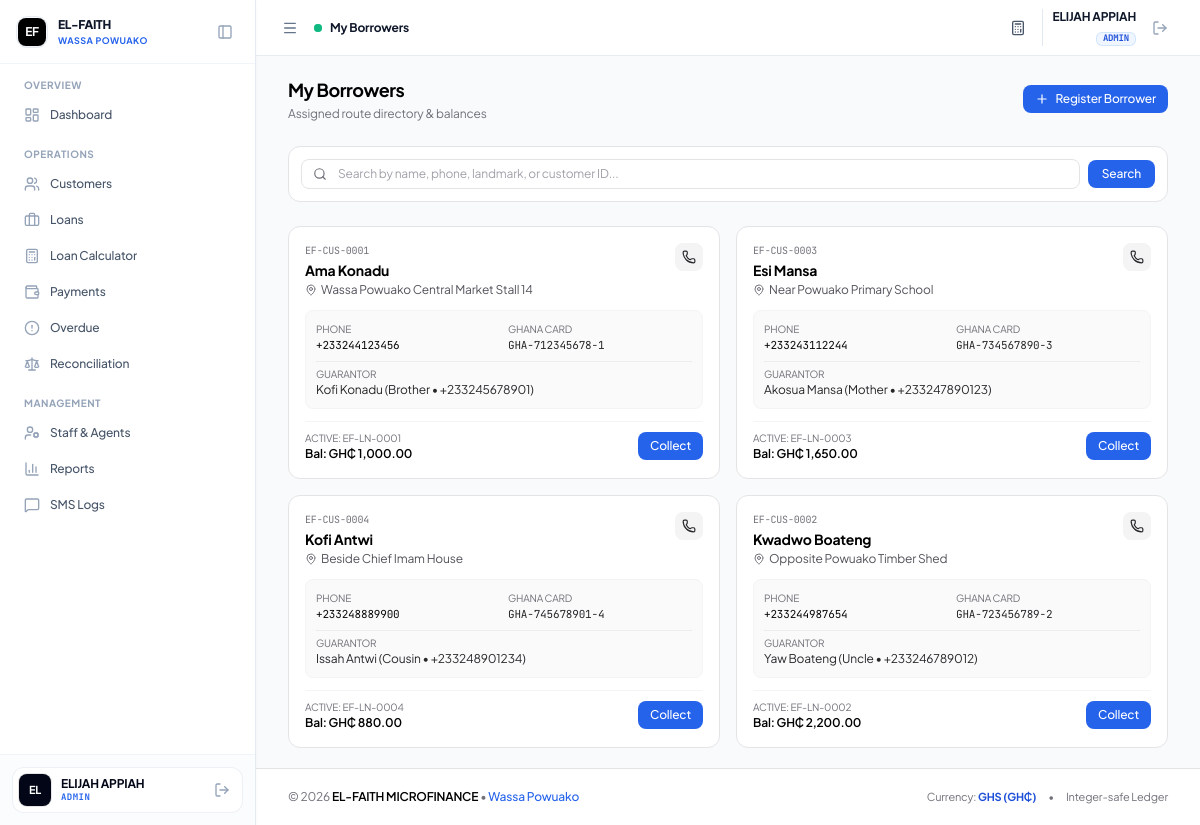
Screenshot of /agent/my_customers.php (signed in) with the database file from the repository.
### tables this page shows
CREATE TABLE IF NOT EXISTS `loans` (
  `id` INT AUTO_INCREMENT PRIMARY KEY,
  `uuid` VARCHAR(36) NOT NULL UNIQUE,
  `loan_code` VARCHAR(30) NOT NULL UNIQUE,
  `customer_id` INT NOT NULL,
  `agent_id` INT NULL,
  `principal_pesewas` BIGINT NOT NULL,
  `interest_rate` DECIMAL(5, 2) NOT NULL DEFAULT 10.00,
  `interest_method` ENUM('flat', 'reducing_balance') NOT NULL DEFAULT 'flat',
  `interest_pesewas` BIGINT NOT NULL,
  `total_payable_pesewas` BIGINT NOT NULL,
  `total_paid_pesewas` BIGINT NOT NULL DEFAULT 0,
  `remaining_balance_pesewas` BIGINT NOT NULL,
  `term_duration` INT NOT NULL,
  `term_period` ENUM('days', 'weeks', 'months') NOT NULL DEFAULT 'months',
  `repayment_frequency` ENUM('daily', 'weekly', 'monthly') NOT NULL DEFAULT 'daily',
  `installment_amount_pesewas` BIGINT NOT NULL,
  `disbursed_at` DATETIME NULL,
  `first_due_date` DATE NOT NULL,
  `maturity_date` DATE NOT NULL,
  `status` ENUM('pending', 'active', 'overdue', 'completed', 'defaulted', 'written_off') NOT NULL DEFAULT 'active',
  `created_by` INT NOT NULL,
  `notes` TEXT NULL,
  `created_at` DATETIME NOT NULL DEFAULT CURRENT_TIMESTAMP,
  `updated_at` DATETIME NOT NULL DEFAULT CURRENT_TIMESTAMP ON UPDATE CURRENT_TIMESTAMP,
  CONSTRAINT `fk_loans_customer` FOREIGN KEY (`customer_id`) REFERENCES `customers` (`id`) ON DELETE CASCADE,
  CONSTRAINT `fk_loans_agent` FOREIGN KEY (`agent_id`) REFERENCES `users` (`id`) ON DELETE SET NULL,
  CONSTRAINT `fk_loans_created_by` FOREIGN KEY (`created_by`) REFERENCES `users` (`id`),
  INDEX `idx_loans_customer` (`customer_id`),
  INDEX `idx_loans_agent` (`agent_id`),
  INDEX `idx_loans_status` (`status`),
  INDEX `idx_loans_due_date` (`first_due_date`, `maturity_date`)
);

CREATE TABLE IF NOT EXISTS `customers` (
  `id` INT AUTO_INCREMENT PRIMARY KEY,
  `uuid` VARCHAR(36) NOT NULL UNIQUE,
  `customer_code` VARCHAR(30) NOT NULL UNIQUE,
  `full_name` VARCHAR(150) NOT NULL,
  `phone` VARCHAR(20) NOT NULL,
  `alt_phone` VARCHAR(20) NULL,
  `id_type` VARCHAR(50) NOT NULL DEFAULT 'Ghana Card',
  `id_number` VARCHAR(50) NOT NULL,
  `residential_address` TEXT NOT NULL,
  `location_landmark` VARCHAR(255) NOT NULL,
  `gps_lat` DECIMAL(10, 8) NULL,
  `gps_lng` DECIMAL(11, 8) NULL,
  `occupation` VARCHAR(100) NOT NULL,
  `guarantor_name` VARCHAR(150) NOT NULL,
  `guarantor_phone` VARCHAR(20) NOT NULL,
  `guarantor_relation` VARCHAR(50) NOT NULL,
  `guarantor_address` TEXT NULL,
  `assigned_agent_id` INT NULL,
  `created_by` INT NOT NULL,
  `status` ENUM('active', 'inactive', 'blacklisted') NOT NULL DEFAULT 'active',
  `notes` TEXT NULL,
  `deleted_at` DATETIME NULL,
  `created_at` DATETIME NOT NULL DEFAULT CURRENT_TIMESTAMP,
  `updated_at` DATETIME NOT NULL DEFAULT CURRENT_TIMESTAMP ON UPDATE CURRENT_TIMESTAMP,
  CONSTRAINT `fk_customers_assigned_agent` FOREIGN KEY (`assigned_agent_id`) REFERENCES `users` (`id`) ON DELETE SET NULL,
  CONSTRAINT `fk_customers_created_by` FOREIGN KEY (`created_by`) REFERENCES `users` (`id`),
  INDEX `idx_customers_assigned_agent` (`assigned_agent_id`),
  INDEX `idx_customers_phone` (`phone`),
  INDEX `idx_customers_id_number` (`id_number`),
  INDEX `idx_customers_status` (`status`),
  INDEX `idx_customers_deleted_at` (`deleted_at`)
);

### agent/my_customers.php (the view, shortened to what this page needs)
<?php
require_once __DIR__ . '/../includes/functions.php';
require_once __DIR__ . '/../includes/auth.php';
$agentId = currentUserId();
$search = trim($_GET['q'] ?? '');
$sql = "
    SELECT c.*,
           l.id AS active_loan_id, l.loan_code, l.principal_pesewas,
           l.remaining_balance_pesewas, l.status AS loan_status
    FROM customers c
    LEFT JOIN loans l ON c.id = l.customer_id AND l.status IN ('active', 'overdue')
    WHERE (c.assigned_agent_id = ? OR c.created_by = ?)
      AND c.deleted_at IS NULL
";
$params = [$agentId, $agentId];
$sql .= " ORDER BY c.full_name ASC";
$stmt = $pdo->prepare($sql);
$stmt->execute($params);
$customers = $stmt->fetchAll();
include __DIR__ . '/../includes/header.php';
?>
<div class="space-y-6">
    <div class="flex flex-col sm:flex-row sm:items-center justify-between gap-3">
        <div>
            <h1 class="text-lg font-bold text-black tracking-tight">My Borrowers</h1>
            <p class="text-xs text-zinc-500 mt-0.5">Assigned route directory & balances</p>
        </div>
        <div class="flex items-center gap-2">
            <a href="<?= BASE_URL ?>/agent/customer_new.php" class="inline-flex items-center gap-1.5 px-3 py-1.5 rounded-lg bg-blue-600 hover:bg-blue-700 text-white font-medium text-xs transition">
                <i data-lucide="plus" class="w-3.5 h-3.5"></i> Register Borrower
            </a>
        </div>
    </div>
    <div class="bg-white rounded-xl border border-zinc-200 p-3">
        <form method="GET" class="flex items-center gap-2">
            <div class="relative flex-1">
                <span class="absolute inset-y-0 left-0 pl-3 flex items-center pointer-events-none text-zinc-500">
                </span>
                <input type="text" name="q" value="<?= htmlspecialchars($search) ?>"
                    class="w-full pl-9 pr-3 py-1.5 bg-white border border-zinc-200 rounded-lg text-xs placeholder-zinc-400 focus:outline-none focus:border-blue-600 focus:ring-1 focus:ring-blue-600"
                    placeholder="Search by name, phone, landmark, or customer ID...">
            </div>
            <button type="submit" class="px-3.5 py-1.5 bg-blue-600 hover:bg-blue-700 text-white font-medium text-xs rounded-lg transition">
                Search
            </button>
        </form>
    </div>
    <?php if (empty($customers)): ?>
        <div class="bg-white rounded-xl border border-zinc-200 p-8 text-center text-zinc-500 text-xs">
            No borrowers found matching your criteria.
        </div>
    <?php else: ?>
        <div class="grid grid-cols-1 md:grid-cols-2 gap-4">
            <?php foreach ($customers as $c): ?>
                <div class="bg-white rounded-xl border border-zinc-200 p-4 space-y-3">
                    <div class="flex items-start justify-between gap-2">
                        <div>
                            <span class="text-[10px] font-mono text-zinc-500 block uppercase"><?= htmlspecialchars($c['customer_code']) ?></span>
                            <h2 class="text-sm font-bold text-black mt-0.5"><?= htmlspecialchars($c['full_name']) ?></h2>
                            <p class="text-xs text-zinc-600 flex items-center gap-1 mt-0.5">
                                <i data-lucide="map-pin" class="w-3 h-3 text-zinc-500"></i>
                                <?= htmlspecialchars($c['location_landmark']) ?>
                            </p>
                        </div>
                        <div>
                            <a href="tel:<?= htmlspecialchars($c['phone']) ?>" class="w-7 h-7 rounded-lg bg-zinc-100 text-zinc-800 flex items-center justify-center hover:bg-zinc-200 transition" title="Call Borrower">
                                <i data-lucide="phone" class="w-3.5 h-3.5"></i>
                            </a>
                        </div>
                    </div>
                    <div class="grid grid-cols-2 gap-2 p-2.5 rounded-lg bg-zinc-50 border border-zinc-100 text-xs">
                        <div>
                            <span class="text-zinc-500 block text-[10px] uppercase">Phone</span>
                            <span class="font-mono text-zinc-950 text-[11px]"><?= htmlspecialchars($c['phone']) ?></span>
                        </div>
                        <div>
                            <span class="text-zinc-500 block text-[10px] uppercase">Ghana Card</span>
                            <span class="font-mono text-zinc-800 text-[11px]"><?= htmlspecialchars($c['id_number']) ?></span>
                        </div>
                        <div class="col-span-2 pt-1 border-t border-zinc-200/60">
                            <span class="text-zinc-500 block text-[10px] uppercase">Guarantor</span>
                            <span class="text-zinc-800"><?= htmlspecialchars($c['guarantor_name']) ?> (<?= htmlspecialchars($c['guarantor_relation']) ?> &bull; <?= htmlspecialchars($c['guarantor_phone']) ?>)</span>
                        </div>
                    </div>
                    <div class="flex items-center justify-between pt-2 border-t border-zinc-100 text-xs">
                        <div>
                            <?php if ($c['active_loan_id']): ?>
                                <span class="text-[10px] text-zinc-500 uppercase block">Active: <?= htmlspecialchars($c['loan_code']) ?></span>
                                <span class="font-semibold text-black">
                                    Bal: <?= formatMoney((int)$c['remaining_balance_pesewas']) ?>
                                </span>
                            <?php else: ?>
                                <span class="text-zinc-500 text-xs italic">No active loan</span>
                            <?php endif; ?>
                        </div>
                        <?php if ($c['active_loan_id']): ?>
                            <a href="<?= BASE_URL ?>/agent/collect.php?loan_id=<?= $c['active_loan_id'] ?>&customer_id=<?= $c['id'] ?>" class="inline-flex items-center gap-1.5 px-3 py-1.5 rounded-lg bg-blue-600 hover:bg-blue-700 text-white font-medium text-xs transition">
                                Collect
                            </a>
                        <?php endif; ?>
                    </div>
                </div>
            <?php endforeach; ?>
        </div>
    <?php endif; ?>
</div>
<?php include __DIR__ . '/../includes/footer.php'; ?>

### includes/header.php (style rules this page uses)
body { -webkit-overflow-scrolling: touch; background-color: #f8fafc; color: #090d16; letter-spacing: -0.011em; }

### rows the page displays
loans: customer.customer_code "EF-CUS-0001", customer.full_name "Ama Konadu", customer.location_landmark "Wassa Powuako Central Market Stall 14", customer.phone "+233244123456", customer.id_number "GHA-712345678-1", customer.guarantor_name "Kofi Konadu", customer.guarantor_relation "Brother", customer.guarantor_phone "+233245678901", loan_code "EF-LN-0001", remaining_balance_pesewas "GH₵ 1,000.00"
loans: customer.customer_code "EF-CUS-0003", customer.full_name "Esi Mansa", customer.location_landmark "Near Powuako Primary School", customer.phone "+233243112244", customer.id_number "GHA-734567890-3", customer.guarantor_name "Akosua Mansa", customer.guarantor_relation "Mother", customer.guarantor_phone "+233247890123", loan_code "EF-LN-0003", remaining_balance_pesewas "GH₵ 1,650.00"
loans: customer.customer_code "EF-CUS-0004", customer.full_name "Kofi Antwi", customer.location_landmark "Beside Chief Imam House", customer.phone "+233248889900", customer.id_number "GHA-745678901-4", customer.guarantor_name "Issah Antwi", customer.guarantor_relation "Cousin", customer.guarantor_phone "+233248901234", loan_code "EF-LN-0004", remaining_balance_pesewas "GH₵ 880.00"
loans: customer.customer_code "EF-CUS-0002", customer.full_name "Kwadwo Boateng", customer.location_landmark "Opposite Powuako Timber Shed", customer.phone "+233244987654", customer.id_number "GHA-723456789-2", customer.guarantor_name "Yaw Boateng", customer.guarantor_relation "Uncle", customer.guarantor_phone "+233246789012", loan_code "EF-LN-0002", remaining_balance_pesewas "GH₵ 2,200.00"

### other values shown
BRANCH_NAME "WASSA POWUAKO"
$sectionName "OVERVIEW"
$item['label'] "Dashboard"
$sectionName "OPERATIONS"
$item['label'] "Customers"
$item['label'] "Loans"
$item['label'] "Loan Calculator"
$item['label'] "Payments"
$item['label'] "Overdue"
$item['label'] "Reconciliation"
$sectionName "MANAGEMENT"
$item['label'] "Staff & Agents"
$item['label'] "Reports"
$item['label'] "SMS Logs"
$initials "EL"
